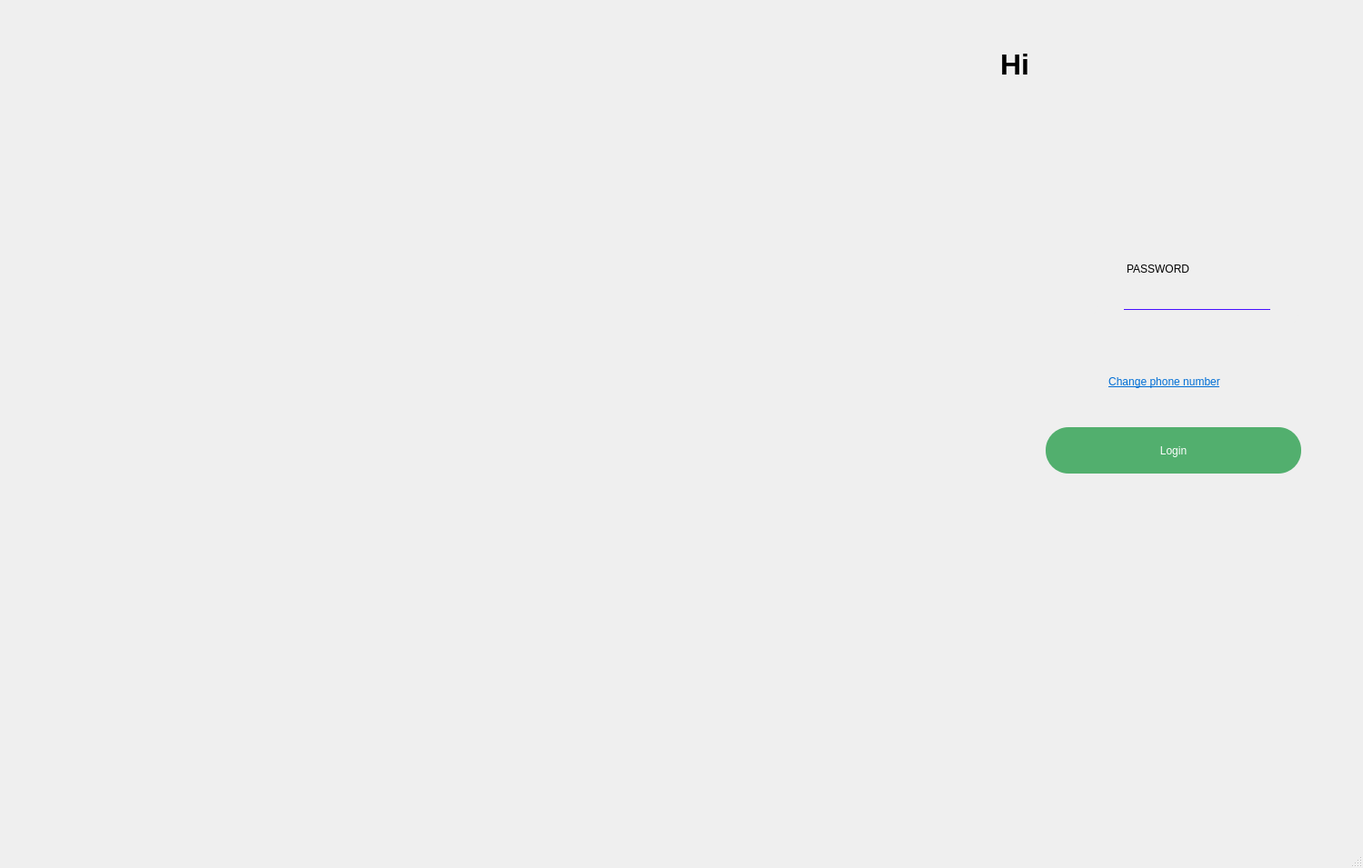
<?xml version="1.0" encoding="UTF-8"?>
<ui version="4.0">
 <class>customlog</class>
 <widget class="QMainWindow" name="customlog">
  <property name="geometry">
   <rect>
    <x>0</x>
    <y>0</y>
    <width>1499</width>
    <height>955</height>
   </rect>
  </property>
  <property name="minimumSize">
   <size>
    <width>1499</width>
    <height>955</height>
   </size>
  </property>
  <property name="maximumSize">
   <size>
    <width>1499</width>
    <height>955</height>
   </size>
  </property>
  <property name="windowTitle">
   <string>MainWindow</string>
  </property>
  <property name="styleSheet">
   <string notr="true">
background-image: url(&quot;:/new/prefix1/Images/restaurant-login-bg@1.25x.jpg&quot;);
background-position: center bottom;
background-repeat: no-repeat;
background-color: #2c3e50;</string>
  </property>
  <widget class="QWidget" name="centralwidget">
   <widget class="QLabel" name="label">
    <property name="geometry">
     <rect>
      <x>1100</x>
      <y>30</y>
      <width>261</width>
      <height>81</height>
     </rect>
    </property>
    <property name="styleSheet">
     <string notr="true">background: transparent;
color: black;
font-size: 32px;
font-weight: bold;</string>
    </property>
    <property name="text">
     <string>Hi</string>
    </property>
   </widget>
   <widget class="QLabel" name="name">
    <property name="geometry">
     <rect>
      <x>1100</x>
      <y>100</y>
      <width>171</width>
      <height>81</height>
     </rect>
    </property>
    <property name="styleSheet">
     <string notr="true">background: transparent;
color: #5d5d5d;
font-size: 20px;
font-weight: bold;</string>
    </property>
    <property name="text">
     <string/>
    </property>
   </widget>
   <widget class="QFrame" name="frame_3">
    <property name="geometry">
     <rect>
      <x>1140</x>
      <y>270</y>
      <width>291</width>
      <height>91</height>
     </rect>
    </property>
    <property name="styleSheet">
     <string notr="true">background: #efefef;
color: black;
border-radius:25px; 
padding: 5px 16px;
	
</string>
    </property>
    <property name="frameShape">
     <enum>QFrame::Shape::StyledPanel</enum>
    </property>
    <property name="frameShadow">
     <enum>QFrame::Shadow::Raised</enum>
    </property>
    <widget class="QLineEdit" name="lineEdit_3">
     <property name="geometry">
      <rect>
       <x>90</x>
       <y>210</y>
       <width>151</width>
       <height>41</height>
      </rect>
     </property>
     <property name="styleSheet">
      <string notr="true">background: #ebfff1;
color: black;
    border-radius: 10px;
    padding: 5px 15px;</string>
     </property>
     <property name="text">
      <string/>
     </property>
     <property name="placeholderText">
      <string> Enter your phone number.</string>
     </property>
    </widget>
    <widget class="QFrame" name="frame_4">
     <property name="geometry">
      <rect>
       <x>10</x>
       <y>10</y>
       <width>61</width>
       <height>71</height>
      </rect>
     </property>
     <property name="styleSheet">
      <string notr="true">
image: url(:/new/prefix1/Images/key.png);</string>
     </property>
     <property name="frameShape">
      <enum>QFrame::Shape::StyledPanel</enum>
     </property>
     <property name="frameShadow">
      <enum>QFrame::Shadow::Raised</enum>
     </property>
    </widget>
    <widget class="QLabel" name="label_3">
     <property name="geometry">
      <rect>
       <x>80</x>
       <y>10</y>
       <width>151</width>
       <height>31</height>
      </rect>
     </property>
     <property name="styleSheet">
      <string notr="true">border-radius:25px;</string>
     </property>
     <property name="text">
      <string>PASSWORD</string>
     </property>
    </widget>
    <widget class="QLineEdit" name="lineEdit_4">
     <property name="geometry">
      <rect>
       <x>80</x>
       <y>40</y>
       <width>161</width>
       <height>28</height>
      </rect>
     </property>
    </widget>
    <widget class="Line" name="line_2">
     <property name="geometry">
      <rect>
       <x>96</x>
       <y>70</y>
       <width>161</width>
       <height>1</height>
      </rect>
     </property>
     <property name="styleSheet">
      <string notr="true">
background-color: rgb(72, 16, 255);</string>
     </property>
     <property name="orientation">
      <enum>Qt::Orientation::Horizontal</enum>
     </property>
    </widget>
   </widget>
   <widget class="QPushButton" name="pushButton">
    <property name="geometry">
     <rect>
      <x>1150</x>
      <y>470</y>
      <width>281</width>
      <height>51</height>
     </rect>
    </property>
    <property name="styleSheet">
     <string notr="true">
QPushButton {
    background: rgb(82, 175, 110); /* رنگ دکمه در حالت عادی (sabz) */

    color: #ffffff;
    border-radius: 25;
    padding: 5px 5px;
    border: none;
}
QPushButton:pressed {
    background:#3f8855;

}</string>
    </property>
    <property name="text">
     <string>Login</string>
    </property>
   </widget>
   <widget class="QPushButton" name="pushButton_2">
    <property name="geometry">
     <rect>
      <x>1150</x>
      <y>370</y>
      <width>261</width>
      <height>100</height>
     </rect>
    </property>
    <property name="minimumSize">
     <size>
      <width>100</width>
      <height>100</height>
     </size>
    </property>
    <property name="maximumSize">
     <size>
      <width>1499</width>
      <height>955</height>
     </size>
    </property>
    <property name="font">
     <font>
      <pointsize>9</pointsize>
      <underline>true</underline>
     </font>
    </property>
    <property name="styleSheet">
     <string notr="true">QPushButton {
    background: transparent;
	text-decoration:underline;
	color:rgb(0, 110, 213);
    border: none;
}
QPushButton:hover {
    color:rgb(0, 99, 191)
}

QPushButton:pressed {
   color:#055d86;
}</string>
    </property>
    <property name="text">
     <string>Change phone number</string>
    </property>
   </widget>
   <widget class="QPushButton" name="pushButton_3">
    <property name="geometry">
     <rect>
      <x>1140</x>
      <y>540</y>
      <width>271</width>
      <height>29</height>
     </rect>
    </property>
    <property name="styleSheet">
     <string notr="true">QPushButton {
    background: transparent;
	text-decoration:underline;
	color:#ff0084;
    border: none;
}
QPushButton:hover {
    color:#b3005f;
}

QPushButton:pressed {
   color:#5d0032;
}</string>
    </property>
    <property name="text">
     <string/>
    </property>
   </widget>
  </widget>
  <widget class="QMenuBar" name="menubar">
   <property name="geometry">
    <rect>
     <x>0</x>
     <y>0</y>
     <width>1499</width>
     <height>25</height>
    </rect>
   </property>
  </widget>
  <widget class="QStatusBar" name="statusbar"/>
 </widget>
 <resources/>
 <connections/>
</ui>
